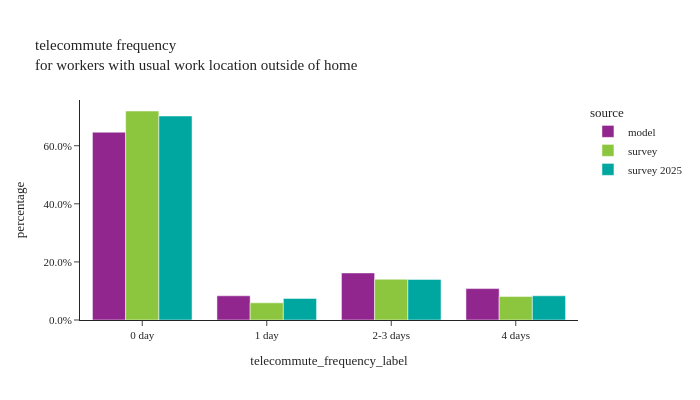

Write notebook code for a chart like this one.
### Code cell
util.plot_share_barchart(per_data, 'person_weight', 'telecommute_frequency_label', title="telecommute frequency<br>for workers with usual work location outside of home")

### Figure 1 — Plotly figure (JSON) as saved in the notebook; plotly's stock layout.template omitted (floating-point values rounded to 4 significant figures)
{"data": [{"alignmentgroup": "True", "customdata": [[1283770], [165362], [321674], [214705]], "hovertemplate": "source=model<br>telecommute_frequency_label=%{x}<br>percentage=%{y}<br>sample_size=%{customdata[0]}<extra></extra>", "legendgroup": "model", "marker": {"color": "#91268F", "pattern": {"shape": ""}}, "name": "model", "offsetgroup": "model", "orientation": "v", "showlegend": true, "textposition": "auto", "type": "bar", "x": ["0 day", "1 day", "2-3 days", "4 days"], "xaxis": "x", "y": [0.6466, 0.08328, 0.162, 0.1081], "yaxis": "y"}, {"alignmentgroup": "True", "customdata": [[2013], [225], [737], [521]], "hovertemplate": "source=survey<br>telecommute_frequency_label=%{x}<br>percentage=%{y}<br>sample_size=%{customdata[0]}<extra></extra>", "legendgroup": "survey", "marker": {"color": "#8CC63E", "pattern": {"shape": ""}}, "name": "survey", "offsetgroup": "survey", "orientation": "v", "showlegend": true, "textposition": "auto", "type": "bar", "x": ["0 day", "1 day", "2-3 days", "4 days"], "xaxis": "x", "y": [0.7195, 0.05908, 0.1403, 0.08105], "yaxis": "y"}, {"alignmentgroup": "True", "customdata": [[1326], [145], [347], [248]], "hovertemplate": "source=survey 2025<br>telecommute_frequency_label=%{x}<br>percentage=%{y}<br>sample_size=%{customdata[0]}<extra></extra>", "legendgroup": "survey 2025", "marker": {"color": "#00A7A0", "pattern": {"shape": ""}}, "name": "survey 2025", "offsetgroup": "survey 2025", "orientation": "v", "showlegend": true, "textposition": "auto", "type": "bar", "x": ["0 day", "1 day", "2-3 days", "4 days"], "xaxis": "x", "y": [0.7024, 0.07445, 0.1398, 0.08336], "yaxis": "y"}], "layout": {"barmode": "group", "height": 400, "legend": {"title": {"text": "source"}, "tracegroupgap": 0}, "title": {"text": "telecommute frequency<br>for workers with usual work location outside of home"}, "width": 700, "xaxis": {"anchor": "y", "domain": [0.0, 1.0], "title": {"text": "telecommute_frequency_label"}}, "yaxis": {"anchor": "x", "domain": [0.0, 1.0], "tickformat": ".1%", "title": {"text": "percentage"}}}}
